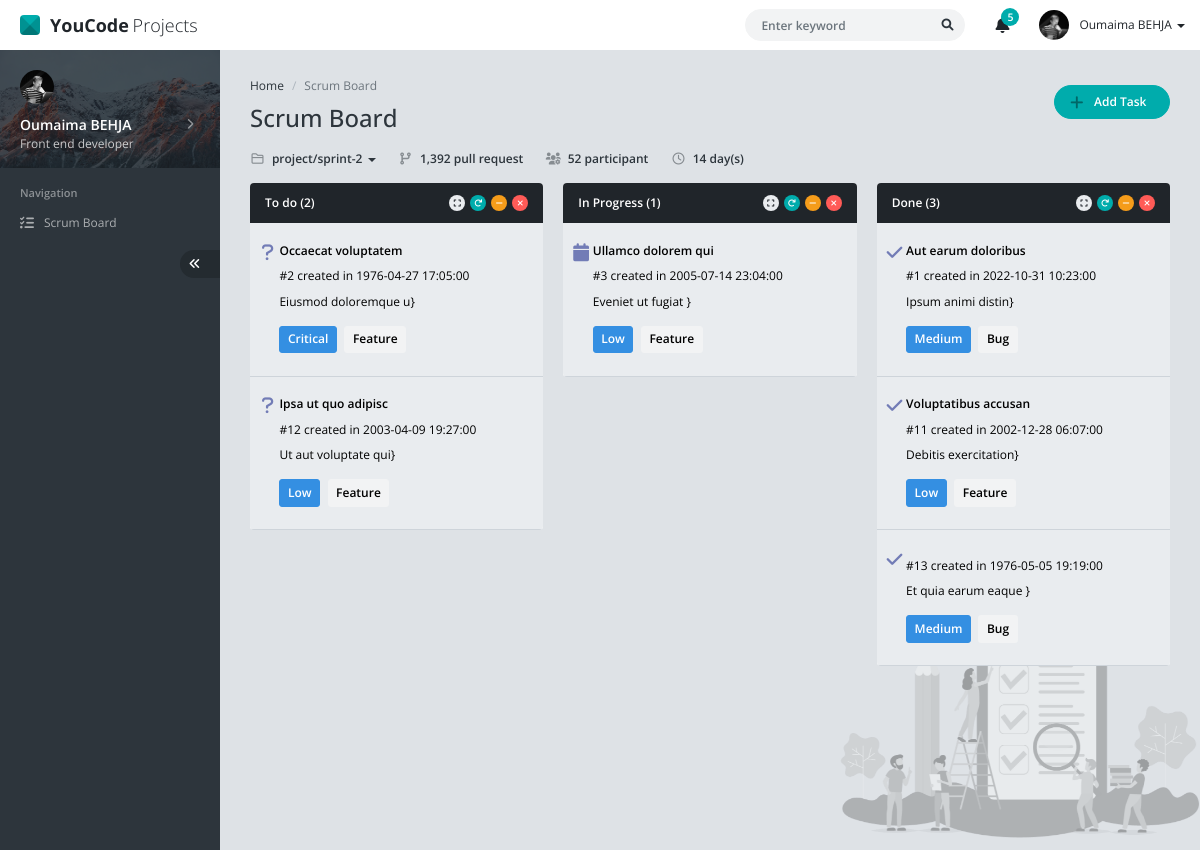
The page / on the database its author committed.
### tables this page shows
CREATE TABLE `tasks` (
  `id` int(11) NOT NULL,
  `title` varchar(255) DEFAULT NULL,
  `type_id` int(11) DEFAULT NULL,
  `priority_id` int(11) DEFAULT NULL,
  `status_id` int(11) DEFAULT NULL,
  `task_datetime` datetime DEFAULT NULL,
  `description` text DEFAULT NULL
);

CREATE TABLE `priorities` (
  `id` int(11) NOT NULL,
  `name` varchar(255) DEFAULT NULL
);

CREATE TABLE `types` (
  `id` int(11) NOT NULL,
  `name` varchar(255) DEFAULT NULL
);

### scripts.php (the view, shortened to what this page needs)
<?php
  include('database.php');
  function countTask($status){
      global $connexion;
      $sql = "SELECT * FROM `tasks` WHERE status_id = $status";
      $result = mysqli_query($connexion, $sql);
      echo mysqli_num_rows($result);
  }
  function getTasks($status){
    global $connexion;
    $sql= "SELECT tasks.*,priorities.name AS 'NamePriorities',types.name AS 'NameTypes',statuses.name AS 'NameStatuses'
    from tasks join types join priorities join statuses
    on tasks.type_id = types.id
    and tasks.priority_id = priorities.id
    and tasks.status_id = statuses.id
    WHERE statuses.id = $status";
    $result = mysqli_query($connexion, $sql);
    $icone = "";
    if ($status == 1){
      $icone = 'fa fa-question cercle';
    }else if ($status == 2){
      $icone = 'fa fa-calendar';
    }else {
      $icone = 'fa fa-check';
    }
    if (mysqli_num_rows($result) > 0) {
    while($row = mysqli_fetch_assoc($result)) {
      echo '<button class="w-100 py-3 border-0 d-flex bg-gray-200 border-bottom" id="'.$row["id"].'" title="'.$row["title"].'" status="'.$row["status_id"].'" type="'.$row["type_id"].'" priority="'.$row["priority_id"].'" date="'.$row["task_datetime"].'" description="'.$row["description"].'" href="#modal-task" data-bs-toggle="modal" onclick="editTask('.$row["id"].')">
              <div class="col-1 mt-1">
                <i class="'.$icone.' h4 text-purple"></i>
              </div>
              <div class="text-start col-11 mt-1">
                <div class="pb-2 fw-bold">'.$row["title"].'
                </div>
                <div class="">
                  <div class="pb-2">#'.$row["id"].' created in '.$row["task_datetime"].'</div>
                    <div class="text-truncate" style="max-width:18rem" title='.$row["description"].'">
                      '.$row["description"].'}
                    </div>
                  </div>
                  <div class="h5 d-flex pt-3">
                    <span class="btn btn-sm btn-primary me-2  p-1 px-2">'.$row["NamePriorities"].'</span>
                    <span class="btn btn-sm btn-light text-black me-2 p-1 px-2">'.$row["NameTypes"].'</span>
                  </div>
              </div>
            </button>';
            }
          }
    }

### index.php (shortened to what this page needs)
<?php
include('scripts.php');
?>
<!DOCTYPE html>
<html lang="en">
<head>
	<link href="assets/css/vendor.min.css" rel="stylesheet" />
	<link href="assets/css/default/app.min.css" rel="stylesheet" />
</head>
<body>
	<div id="app" class="app app-header-fixed app-sidebar-fixed">
		<div id="header" class="app-header">
			<div class="navbar-header">
				<a href="index.html" class="navbar-brand"><span class="navbar-logo"></span> <b class="me-1">YouCode</b> Projects</a>
			</div>
			<div class="navbar-nav">
				<div class="navbar-item navbar-form">
					<form action="" method="POST" name="search">
						<div class="form-group">
							<input type="text" class="form-control" placeholder="Enter keyword" />
							<button type="submit" class="btn btn-search"><i class="fa fa-search"></i></button>
						</div>
					</form>
				</div>
				<div class="navbar-item dropdown">
					<a href="#" data-bs-toggle="dropdown" class="navbar-link dropdown-toggle icon">
						<i class="fa fa-bell"></i>
						<span class="badge">5</span>
					</a>
				</div>
				<div class="navbar-item navbar-user dropdown">
					<a href="#" class="navbar-link dropdown-toggle d-flex align-items-center" data-bs-toggle="dropdown">
						<img src="assets/img/user/user-13.jpg" alt="" />
						<span>
							<span class="d-none d-md-inline">Oumaima BEHJA</span>
							<b class="caret"></b>
						</span>
					</a>
				</div>
			</div>
		</div>
		<div id="sidebar" class="app-sidebar">
			<div class="app-sidebar-content" data-scrollbar="true" data-height="100%">
				<div class="menu">
					<div class="menu-profile">
						<a href="javascript:;" class="menu-profile-link" data-toggle="app-sidebar-profile" data-target="#appSidebarProfileMenu">
							<div class="menu-profile-cover with-shadow"></div>
							<div class="menu-profile-image">
								<img src="assets/img/user/user-13.jpg" alt="" />
							</div>
							<div class="menu-profile-info">
								<div class="d-flex align-items-center">
									<div class="flex-grow-1">
										Oumaima BEHJA
									</div>
									<div class="menu-caret ms-auto"></div>
								</div>
								<small>Front end developer</small>
							</div>
						</a>
					</div>
					<div class="menu-header">Navigation</div>
					<div class="menu-item">
						<a href="index.html" class="menu-link">
							<div class="menu-icon">
								<i class="fa fa-list-check"></i>
							</div>
							<div class="menu-text">Scrum Board</div>
						</a>
					</div>
					<div class="menu-item d-flex">
						<a href="javascript:;" class="app-sidebar-minify-btn ms-auto" data-toggle="app-sidebar-minify"><i class="fa fa-angle-double-left"></i></a>
					</div>
				</div>
			</div>
		</div>
		<div id="content" class="app-content" style="min-height: 100vh; background: url(assets/img/cover/cover-scrum-board.png) no-repeat fixed; background-size: 360px; background-position: right bottom;">
			<div class="d-flex align-items-center mb-3">
				<div>
					<ol class="breadcrumb">
						<li class="breadcrumb-item"><a href="javascript:;">Home</a></li>
						<li class="breadcrumb-item active">Scrum Board </li>
					</ol>
					<h1 class="page-header mb-0">
						Scrum Board
					</h1>
				</div>
				<div class="ms-auto">
					<a onclick="addTask()" href="#modal-task" data-bs-toggle="modal" class="btn btn-success btn-rounded px-4 rounded-pill"><i class="fa fa-plus fa-lg me-2 ms-n2 text-success-900"></i> Add Task</a>
				</div>
			</div>
			<div class="mb-3 d-md-flex fw-bold">
				<div class="dropdown-toggle">
					<a href="#" data-bs-toggle="dropdown" class="text-decoration-none text-dark"><i class="far fa-folder fa-fw text-dark text-opacity-50 me-1"></i> project/sprint-2 <b class="caret"></b></a>
				</div>
				<div class="ms-md-4 mt-md-0 mt-2"><i class="fa fa-code-branch fa-fw me-1 text-dark text-opacity-50"></i> 1,392 pull request</div>
				<div class="ms-md-4 mt-md-0 mt-2"><i class="fa fa-users-cog fa-fw me-1 text-dark text-opacity-50"></i> 52 participant</div>
				<div class="ms-md-4 mt-md-0 mt-2"><i class="far fa-clock fa-fw me-1 text-dark text-opacity-50"></i> 14 day(s)</div>
			</div>
			<div class="row">
				<div class="col-xl-4 col-lg-6">
					<div class="panel panel-inverse">
						<div class="panel-heading">
							<h4 class="panel-title">To do (<span id="to-do-tasks-count"><?php countTask(1); ?></span>)</h4>
							<div class="panel-heading-btn">
								<a href="javascript:;" class="btn btn-xs btn-icon btn-default" data-toggle="panel-expand"><i class="fa fa-expand"></i></a>
								<a href="javascript:;" class="btn btn-xs btn-icon btn-success" data-toggle="panel-reload"><i class="fa fa-redo"></i></a>
								<a href="javascript:;" class="btn btn-xs btn-icon btn-warning" data-toggle="panel-collapse"><i class="fa fa-minus"></i></a>
								<a href="javascript:;" class="btn btn-xs btn-icon btn-danger" data-toggle="panel-remove"><i class="fa fa-times"></i></a>
							</div>
						</div>
						<div class="list-group list-group-flush rounded-bottom overflow-hidden panel-body p-0" id="to-do-tasks">
							<?php
							getTasks(1);
							?>
						</div>
					</div>
				</div>
				<div class="col-xl-4 col-lg-6">
					<div class="panel panel-inverse">
						<div class="panel-heading">
							<h4 class="panel-title">In Progress (<span id="in-progress-tasks-count"><?php countTask(2); ?></span>)</h4>
							<div class="panel-heading-btn">
								<a href="javascript:;" class="btn btn-xs btn-icon btn-default" data-toggle="panel-expand"><i class="fa fa-expand"></i></a>
								<a href="javascript:;" class="btn btn-xs btn-icon btn-success" data-toggle="panel-reload"><i class="fa fa-redo"></i></a>
								<a href="javascript:;" class="btn btn-xs btn-icon btn-warning" data-toggle="panel-collapse"><i class="fa fa-minus"></i></a>
								<a href="javascript:;" class="btn btn-xs btn-icon btn-danger" data-toggle="panel-remove"><i class="fa fa-times"></i></a>
							</div>
						</div>
						<div class="list-group list-group-flush rounded-bottom overflow-hidden panel-body p-0" id="in-progress-tasks">
							<?php
							getTasks(2);
							?>
						</div>
					</div>
				</div>
				<div class="col-xl-4 col-lg-6">
					<div class="panel panel-inverse">
						<div class="panel-heading">
							<h4 class="panel-title">Done (<span id="done-tasks-count"><?php countTask(3); ?></span>)</h4>
							<div class="panel-heading-btn">
								<a href="javascript:;" class="btn btn-xs btn-icon btn-default" data-toggle="panel-expand"><i class="fa fa-expand"></i></a>
								<a href="javascript:;" class="btn btn-xs btn-icon btn-success" data-toggle="panel-reload"><i class="fa fa-redo"></i></a>
								<a href="javascript:;" class="btn btn-xs btn-icon btn-warning" data-toggle="panel-collapse"><i class="fa fa-minus"></i></a>
								<a href="javascript:;" class="btn btn-xs btn-icon btn-danger" data-toggle="panel-remove"><i class="fa fa-times"></i></a>
							</div>
						</div>
						<div class="list-group list-group-flush rounded-bottom overflow-hidden panel-body p-0" id="done-tasks">
							<?php
							getTasks(3);
							?>
						</div>
					</div>
				</div>
			</div>
		</div>
	</div>
</body>
</html>

### rows shown on the page
tasks: title "Occaecat voluptatem", id "2", task_datetime "1976-04-27 17:05:00", description "Eiusmod doloremque u", priority.name "Critical", type.name "Feature"
tasks: title "Ipsa ut quo adipisc", id "12", task_datetime "2003-04-09 19:27:00", description "Ut aut voluptate qui", priority.name "Low", type.name "Feature"
tasks: title "Ullamco dolorem qui", id "3", task_datetime "2005-07-14 23:04:00", description "Eveniet ut fugiat", priority.name "Low", type.name "Feature"
tasks: title "Aut earum doloribus", id "1", task_datetime "2022-10-31 10:23:00", description "Ipsum animi distin", priority.name "Medium", type.name "Bug"
tasks: title "Voluptatibus accusan", id "11", task_datetime "2002-12-28 06:07:00", description "Debitis exercitation", priority.name "Low", type.name "Feature"
tasks: id "13", task_datetime "1976-05-05 19:19:00", description "Et quia earum eaque", priority.name "Medium", type.name "Bug"

### other values the page prints
mysqli_num_rows($result) "2 1 3"
